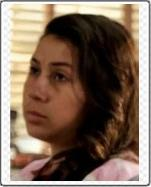
#> input picture src/registration/Faces/babita.jpg, 151 x 187 px, given as the content of the folder Working, which was not available
$ python crop_face.py
#> lines starting #> are read from the running program, lines starting #| are printed output that depends on the picture


# Improting Image class from PIL module
from PIL import Image


# Opens a image in RGB mode

import os
for filename in os.listdir('Working'):
	im = Image.open(r"Working/"+filename)
#> im is the input picture: PIL image 151x187 RGB; mean R, G, B 129, 108.2, 92.6
	# Size of the image in pixels (size of orginal image)
	# (This is not mandatory)
	width, height = im.size
#> width = 151; height = 187

	# Setting the points for cropped image
	left = 47
	top = height / 4 + 50
#> top = 96.75
	right = 198
	bottom = 3 * height / 4 - 3
#> bottom = 137.2

	# Setting the points for cropped image
	#left = 155
	#top = 65
	#right = 360
	#bottom = 270

	# Cropped image of above dimension
	# (It will not change orginal image)
	im1 = im.crop((left, top, right, bottom))
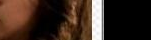
#> im1: PIL image 151x40 RGB; mean R, G, B 60.3, 42.1, 32

	# Shows the image in image viewer
	#im1.show()
	im1.save('Faces/'+filename)

$ run again, on src/registration/Faces/sheldon.jpg
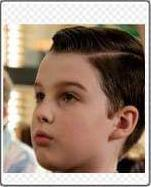
#> input picture src/registration/Faces/sheldon.jpg, 151 x 187 px, given as the content of the folder Working, which was not available
#> im is the input picture: PIL image 151x187 RGB; mean R, G, B 156.6, 135, 120.6
#> `im1 = im.crop((left, top, right, bottom))`:
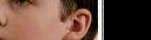
#> im1: PIL image 151x40 RGB; mean R, G, B 104.2, 74.9, 63.1

$ run again, on src/registration/Faces/sourav.jpg
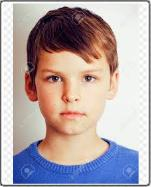
#> input picture src/registration/Faces/sourav.jpg, 151 x 187 px, given as the content of the folder Working, which was not available
#> im is the input picture: PIL image 151x187 RGB; mean R, G, B 179.7, 166.8, 168.9
#> `im1 = im.crop((left, top, right, bottom))`:
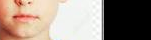
#> im1: PIL image 151x40 RGB; mean R, G, B 157.8, 141.8, 130.5

$ run again, on src/registration/Faces/syam.jpg
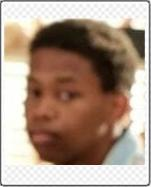
#> input picture src/registration/Faces/syam.jpg, 151 x 187 px, given as the content of the folder Working, which was not available
#> im is the input picture: PIL image 151x187 RGB; mean R, G, B 170.4, 148.8, 133.7
#> `im1 = im.crop((left, top, right, bottom))`:
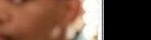
#> im1: PIL image 151x40 RGB; mean R, G, B 113.1, 82.7, 67.3
